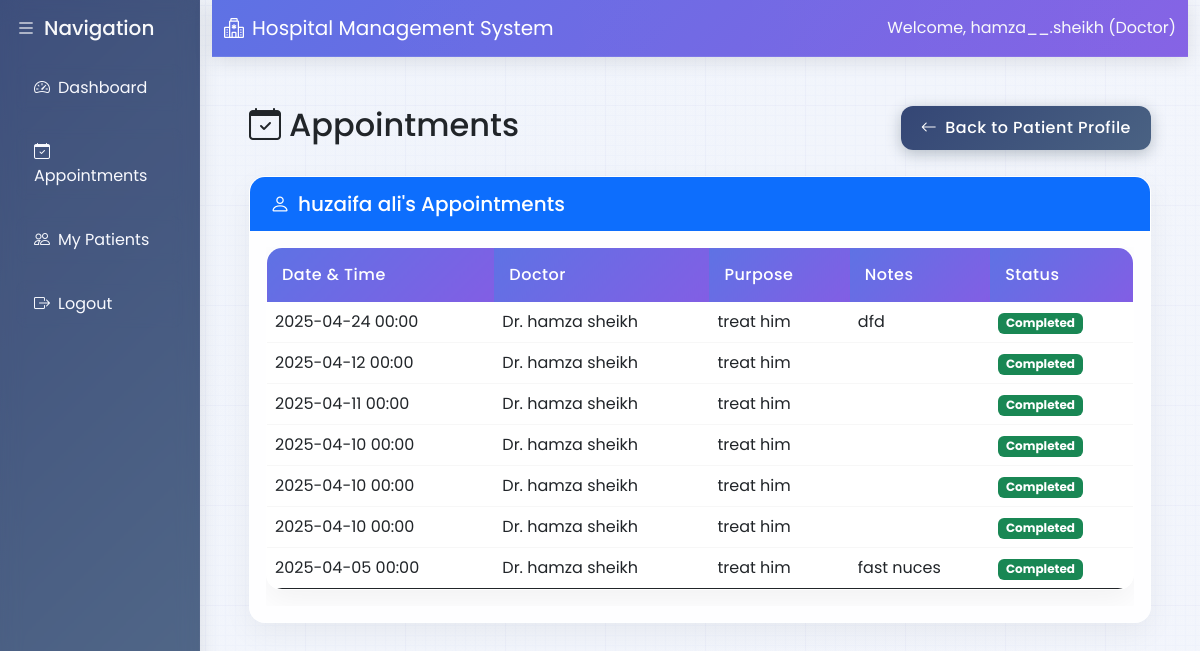
Page /patients/1/appointments (signed in) on the committed database.
### app/models.py (models this page shows, shortened)
class User(db.Model, UserMixin):
    id = db.Column(db.Integer, primary_key=True)
    username = db.Column(db.String(20), unique=True, nullable=False)
    email = db.Column(db.String(120), unique=True, nullable=False)
    password_hash = db.Column(db.String(128), nullable=False)
    role = db.Column(db.String(20), nullable=False)  # 'admin', 'doctor', 'nurse', 'receptionist', 'store_manager'
    created_at = db.Column(db.DateTime, default=datetime.utcnow)
    doctor_profile = db.relationship('Doctor', backref='user', uselist=False, cascade='all, delete-orphan')
    nurse_profile = db.relationship('Nurse', backref='user', uselist=False, cascade='all, delete-orphan')
    receptionist_profile = db.relationship('Receptionist', backref='user', uselist=False, cascade='all, delete-orphan')
    store_manager_profile = db.relationship('StoreManager', backref='user', uselist=False, cascade='all, delete-orphan')

class Patient(db.Model):
    id = db.Column(db.Integer, primary_key=True)
    first_name = db.Column(db.String(50), nullable=False)
    last_name = db.Column(db.String(50), nullable=False)
    date_of_birth = db.Column(db.Date, nullable=False)
    gender = db.Column(db.String(10), nullable=False)
    blood_group = db.Column(db.String(5))
    contact_number = db.Column(db.String(15), nullable=False)
    email = db.Column(db.String(120))
    address = db.Column(db.String(200), nullable=False)
    emergency_contact = db.Column(db.String(15))
    registration_date = db.Column(db.DateTime, default=datetime.utcnow)
    medical_records = db.relationship('MedicalRecord', backref='patient', lazy=True, cascade='all, delete-orphan')
    appointments = db.relationship('Appointment', backref='patient', lazy=True, cascade='all, delete-orphan')
    prescriptions = db.relationship('Prescription', backref='patient', lazy=True, cascade='all, delete-orphan')

class Appointment(db.Model):
    id = db.Column(db.Integer, primary_key=True)
    patient_id = db.Column(db.Integer, db.ForeignKey('patient.id'), nullable=False)
    doctor_id = db.Column(db.Integer, db.ForeignKey('doctor.id'), nullable=False)
    appointment_date = db.Column(db.DateTime, nullable=False)
    purpose = db.Column(db.String(200))
    status = db.Column(db.String(20), default='scheduled')  # scheduled, completed, cancelled
    notes = db.Column(db.Text)
    created_at = db.Column(db.DateTime, default=datetime.utcnow)
    is_inpatient = db.Column(db.Boolean, default=False)
    room_id = db.Column(db.Integer, db.ForeignKey('room.id'), nullable=True)
    nurse_id = db.Column(db.Integer, db.ForeignKey('nurse.id'), nullable=True)
    room = db.relationship('Room', backref='appointments')
    nurse = db.relationship('Nurse', backref='appointments')

class Doctor(db.Model):
    id = db.Column(db.Integer, primary_key=True)
    user_id = db.Column(db.Integer, db.ForeignKey('user.id'), nullable=False)
    first_name = db.Column(db.String(50), nullable=False)
    last_name = db.Column(db.String(50), nullable=False)
    specialization = db.Column(db.String(100), nullable=False)
    qualification = db.Column(db.String(200), nullable=False)
    experience_years = db.Column(db.Integer)
    contact_number = db.Column(db.String(15), nullable=False)
    email = db.Column(db.String(120), nullable=False)
    office_room = db.Column(db.String(10))
    appointments = db.relationship('Appointment', backref='doctor', lazy=True, cascade='all, delete-orphan')
    prescriptions = db.relationship('Prescription', backref='doctor', lazy=True, cascade='all, delete-orphan')

### app/patients/routes.py (the view)
@patients.route('/patients/<int:patient_id>/appointments')
@login_required
def appointments(patient_id):
    if current_user.role not in ['doctor', 'nurse', 'receptionist']:
        flash('You do not have permission to view appointments', 'danger')
        return redirect(url_for('main.home'))
    patient = Patient.query.get_or_404(patient_id)
    appointments = Appointment.query.filter_by(patient_id=patient_id).order_by(Appointment.appointment_date.desc()).all()
    return render_template('patients/appointments.html', title='Appointments', patient=patient, appointments=appointments)

### app/models.py (called while the page is built)
@login_manager.user_loader
def load_user(user_id):
    return User.query.get(int(user_id))

### app/templates/patients/appointments.html (shortened to what this page needs)
{% extends "base.html" %}
{% block content %}
<div class="container">
    <div class="row mb-4">
        <div class="col">
            <h2><i class="bi bi-calendar-check me-2"></i>Appointments</h2>
        </div>
        <div class="col-auto">
            <a href="{{ url_for('patients.patient_profile', patient_id=patient.id) }}" class="btn btn-secondary">
                <i class="bi bi-arrow-left me-2"></i>Back to Patient Profile
            </a>
        </div>
    </div>
    <div class="row">
        <div class="col">
            <div class="card">
                <div class="card-header bg-primary text-white">
                    <h5 class="mb-0"><i class="bi bi-person me-2"></i>{{ patient.first_name }} {{ patient.last_name }}'s Appointments</h5>
                </div>
                <div class="card-body">
                    {% if appointments %}
                    <div class="table-responsive">
                        <table class="table table-hover">
                            <thead>
                                <tr>
                                    <th>Date & Time</th>
                                    <th>Doctor</th>
                                    <th>Purpose</th>
                                    <th>Notes</th>
                                    <th>Status</th>
                                </tr>
                            </thead>
                            <tbody>
                                {% for appointment in appointments %}
                                <tr>
                                    <td>{{ appointment.appointment_date.strftime('%Y-%m-%d %H:%M') }}</td>
                                    <td>Dr. {{ appointment.doctor.first_name }} {{ appointment.doctor.last_name }}</td>
                                    <td>{{ appointment.purpose }}</td>
                                    <td>{{ appointment.notes }}</td>
                                    <td>
                                        <span class="badge bg-{{ 'primary' if appointment.status == 'scheduled' else 'success' if appointment.status == 'completed' else 'danger' }}">
                                            {{ appointment.status.title() }}
                                        </span>
                                    </td>
                                </tr>
                                {% endfor %}
                            </tbody>
                        </table>
                    </div>
                    {% else %}
                    <div class="alert alert-info">
                        <i class="bi bi-info-circle me-2"></i>No appointments found for this patient.
                    </div>
                    {% endif %}
                </div>
            </div>
        </div>
    </div>
</div>
{% endblock %}

### app/templates/base.html (shortened to what this page needs)
<!DOCTYPE html>
<html lang="en">
<head>
    <link href="https://cdn.jsdelivr.net/npm/bootstrap@5.3.0/dist/css/bootstrap.min.css" rel="stylesheet">
    <link rel="stylesheet" href="https://cdn.jsdelivr.net/npm/bootstrap-icons@1.10.0/font/bootstrap-icons.css">
    <link rel="stylesheet" href="https://cdnjs.cloudflare.com/ajax/libs/animate.css/4.1.1/animate.min.css">
    <link rel="stylesheet" href="https://cdn.jsdelivr.net/npm/sweetalert2@11/dist/sweetalert2.min.css">
</head>
<body>
    <div class="container-fluid">
        <div class="row">
            {% if current_user.is_authenticated %}
            <div class="col-md-2 sidebar p-0">
                <div class="d-flex flex-column p-3">
                    <h5 class="text-light mb-3 animate__animated animate__fadeIn"><i class="bi bi-list me-2"></i>Navigation</h5>
                    {% if current_user.role == 'doctor' %}
                    <a href="{{ url_for('doctors.dashboard') }}" class="nav-link {% if request.endpoint.startswith('doctors.dashboard') %}active{% endif %}">
                        <i class="bi bi-speedometer2 me-2"></i>Dashboard
                    </a>
                    <a href="{{ url_for('doctors.appointments') }}" class="nav-link {% if request.endpoint.startswith('doctors.appointments') %}active{% endif %}">
                        <i class="bi bi-calendar-check me-2"></i>Appointments
                    </a>
                    <a href="{{ url_for('doctors.patients') }}" class="nav-link {% if request.endpoint.startswith('doctors.patients') %}active{% endif %}">
                        <i class="bi bi-people me-2"></i>My Patients
                    </a>
                    {% endif %}
                    <a href="{{ url_for('auth.logout') }}" class="nav-link">
                        <i class="bi bi-box-arrow-right me-2"></i>Logout
                    </a>
                </div>
            </div>
            {% endif %}
            <div class="col{% if current_user.is_authenticated %}-md-10{% endif %}">
                <nav class="navbar navbar-expand-lg mb-4">
                    <div class="container-fluid">
                        <a class="navbar-brand" href="{{ url_for('main.home') }}">
                            <i class="bi bi-hospital me-2"></i>Hospital Management System
                        </a>
                        {% if current_user.is_authenticated %}
                        <div class="navbar-text text-light">
                            Welcome, {{ current_user.username }} ({{ current_user.role.replace('_', ' ').title() }})
                        </div>
                        {% endif %}
                    </div>
                </nav>
                <div class="main-content page-transition">
                    {% block content %}{% endblock %}
                </div>
            </div>
        </div>
    </div>
</body>
</html>

### rows in the picture
User: username "hamza__.sheikh", role.replace "Doctor"
Patient: first_name "huzaifa", last_name "ali"
Appointment: appointment_date "2025-04-24 00:00", doctor.first_name "hamza", doctor.last_name "sheikh", purpose "treat him", notes "dfd", status "Completed"
Appointment: appointment_date "2025-04-12 00:00", doctor.first_name "hamza", doctor.last_name "sheikh", purpose "treat him", status "Completed"
Appointment: appointment_date "2025-04-11 00:00", doctor.first_name "hamza", doctor.last_name "sheikh", purpose "treat him", status "Completed"
Appointment: appointment_date "2025-04-10 00:00", doctor.first_name "hamza", doctor.last_name "sheikh", purpose "treat him", status "Completed"
Appointment: appointment_date "2025-04-10 00:00", doctor.first_name "hamza", doctor.last_name "sheikh", purpose "treat him", status "Completed"
Appointment: appointment_date "2025-04-10 00:00", doctor.first_name "hamza", doctor.last_name "sheikh", purpose "treat him", status "Completed"
Appointment: appointment_date "2025-04-05 00:00", doctor.first_name "hamza", doctor.last_name "sheikh", purpose "treat him", notes "fast nuces", status "Completed"
